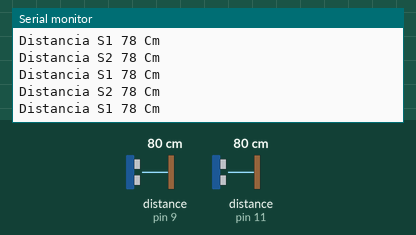
Simulated run of this sketch. Board: Arduino Uno, built with avr-gcc and run on an emulated ATmega328P. Shown: the last lines printed to the serial monitor. Wiring (inferred from the names in the program): 2 × ultrasonic range finder: trigger pin 8, echo pin 9 / trigger pin 10, echo pin 11. The inputs (shaded band) are chosen by the test bench; at power-on: distance to the obstacle (sensors on pin 9, pin 11) 80 cm. The echo pulse lasts 58.3 µs per cm.

Above: at 1.2 s.
1.3 s: distance to the obstacle (sensor on pin 9) set to 2 cm
At 2.1 s:
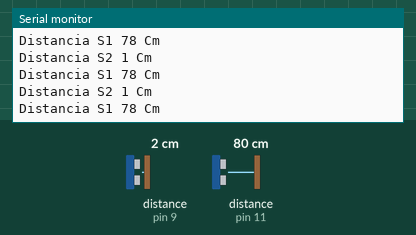
4.3 s: distance to the obstacle (sensor on pin 11) set to 2 cm
At 5.2 s:
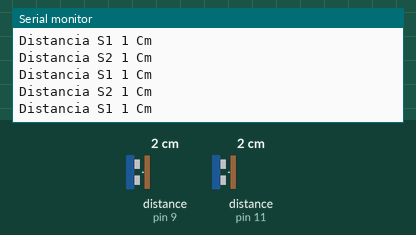
7.3 s: distance to the obstacle (sensor on pin 9) set to 120 cm
At 8.0 s:
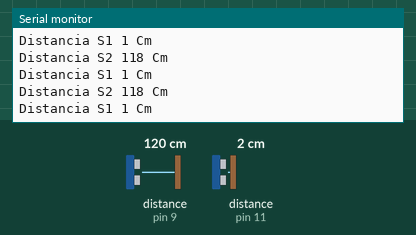
10.3 s: distance to the obstacle (sensor on pin 9) set to 4 cm
At 11.3 s:
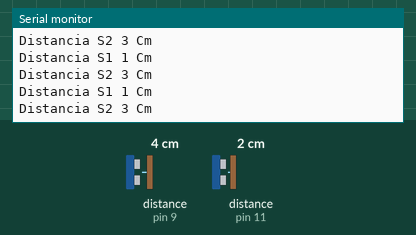
13.3 s: distance to the obstacle (sensor on pin 11) set to 18 cm
At 13.8 s:
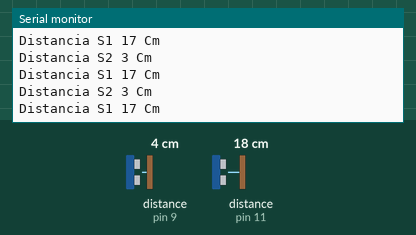
16.3 s: distance to the obstacle (sensor on pin 11) set to 4 cm
At 17.3 s:
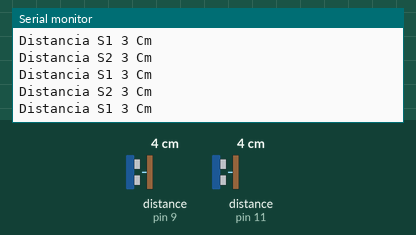
Timing chart, 0 to 19.3 s (numbered marks = the images above; inputs shaded):
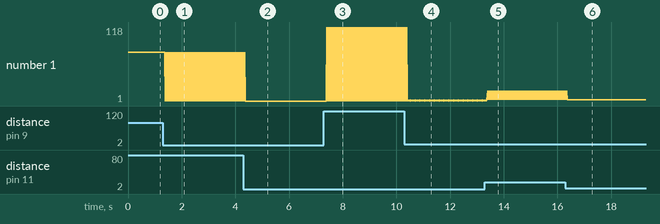

The sketch:

Arduino.ino
```cpp
#include <SoftwareSerial.h>

SoftwareSerial ArduinoUno(3,4);
/*
 *      Primera cuadra
 * 79, 51 -34.638057, -58.565597
 * 71, 51 -34.638384, -58.565496
 * 56, 51 -34.638710, -58.565382
 * 46, 51 -34.639081, -58.565255
 *     Segunda cuadra
 * 36, 51 -34.639176, -58.565237
 * 27, 51 -34.639353, -58.565205
 * 21, 51 -34.639701, -58.565137
 * 10, 51 -34.639895, -58.565097
 * 4, 51 -34.640162, -58.565046
 *
 *
*/

typedef struct checks{
  int maqueta1;
  int maqueta2;
  long long coordenadas1;
  long long coordenadas2;
}checks;

unsigned int tiempoS1;
String f;
long latitud = 1, longitud = 1;
unsigned int tiempoS2;

checks puntos[]={
  {79, 51, -34638057, -58565597},
  {71, 51, -34638384, -58565496},
  {56, 51, -34638710, -58565382},
  {46, 51, -34639081, -58565255},
  {36, 51, -34639176, -58565237},
  {27, 51, -34639353, -58565205},
  {21, 51, -34639701, -58565137},
  {10, 51, -34639895, -58565097},
  {4, 51, -34640162, -58565046}
};

void setup() {
  // put your setup code here, to run once:
  Serial.begin(9600);
  ArduinoUno.begin(115200);

  pinMode(11, INPUT);//ECHO S1
  pinMode(10, OUTPUT); //TRIGER S1

  pinMode(9, INPUT); //ECHO S2
  pinMode(8, OUTPUT); // TRIGER S2

}

void loop() {

  // put your main code here, to run repeatedly:
  digitalWrite(10, LOW);
  digitalWrite(8, LOW);
  delayMicroseconds(2);

  digitalWrite(10, HIGH);
  delayMicroseconds(1);
  digitalWrite(10, LOW);
  tiempoS1 = pulseIn(11, HIGH);
  tiempoS1 = tiempoS1 / 59;

  digitalWrite(8, HIGH);
  delayMicroseconds(1);
  digitalWrite(8, LOW);
  tiempoS2 = pulseIn(9, HIGH);
  tiempoS2 = tiempoS2 / 59;

  Serial.print("Distancia S1 ");
  Serial.print(tiempoS1);
  Serial.print(" Cm");
  Serial.println(" ");
  Serial.print("Distancia S2 ");
  Serial.print(tiempoS2);
  Serial.print(" Cm");
  Serial.println(" ");


  for(int i = 0; i < 9; i++){
    if(checkPoint(tiempoS1, puntos[i].maqueta1) && checkPoint(tiempoS2, puntos[i].maqueta2)){
      latitud = puntos[i].coordenadas1;
      longitud = puntos[i].coordenadas2;
      f = String(latitud)+String(':')+String(longitud)+String(':');

      ArduinoUno.print(f);
      Serial.print("latitud ");
      Serial.println(latitud);
      Serial.print("longitud ");
      Serial.println(longitud);
    }
  }


  /*if(tiempoS1 > 1 && tiempoS2 > 1){
    Serial.print("latitud ");
    Serial.println(latitud);
    Serial.print("longitud ");
    Serial.println(longitud);
    f = String(latitud)+String(':')+String(longitud)+String(':');
    ArduinoUno.print(f);
  }*/

}

boolean checkPoint(unsigned int tiempo, int point){
  if(tiempo == point || tiempo == point+1 || tiempo == point-1){
    return true;
  }
  else{
    return false;
  }
}
```

Measured:
- after the input at 1.3 s, the serial monitor: prints a new line after 0.09 s (image 1)
- after the input at 4.3 s, the serial monitor: prints a new line after 0.09 s (image 2)
- after the input at 7.3 s, the serial monitor: prints a new line after 0.11 s (image 3)
- after the input at 10.3 s, the serial monitor: prints a new line after 0.12 s (image 4)
- after the input at 13.3 s, the serial monitor: prints a new line after 0.10 s (image 5)
- after the input at 16.3 s, the serial monitor: prints a new line after 0.08 s (image 6)
- plotted number 1: 1 → 118 after the input at 7.3 s, 118 → 3 after the input at 10.3 s, 3 → 17 after the input at 13.3 s
